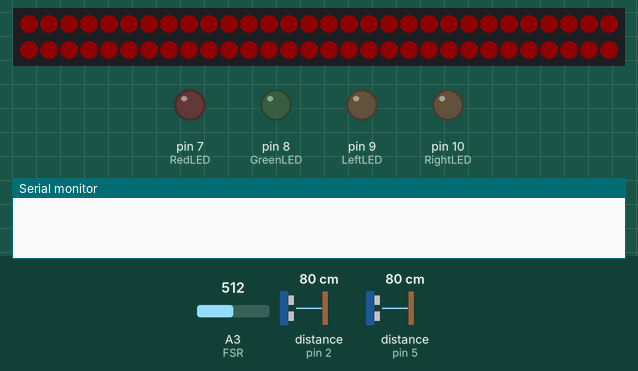
Simulated run of this sketch. Board: Arduino Uno, built with avr-gcc and run on an emulated ATmega328P. Shown: 60 RGB LEDs in strip order, left to right, continuing on the next row, output pins drawn as LEDs (lit = HIGH), the last lines printed to the serial monitor. The test bench sets the inputs (shaded band); at power-on: A3 (FSR) = 512, distance to the obstacle (sensors on pin 2, pin 5) 80 cm. The echo pulse lasts 58.3 µs per cm; dim RGB values are drawn brighter than linear; random numbers use the default seed unless the sketch sets one.

Above: at 0.1 s.
At 30.5 s:
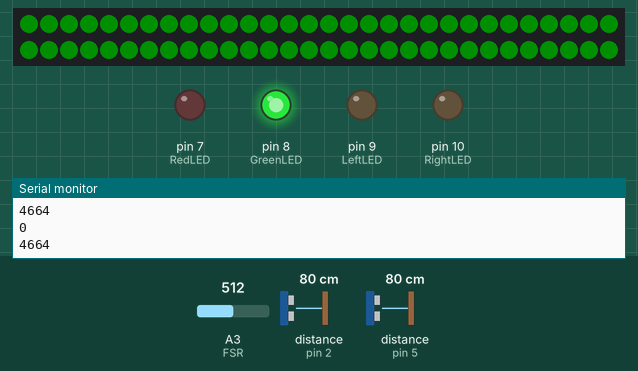
At 63.6 s:
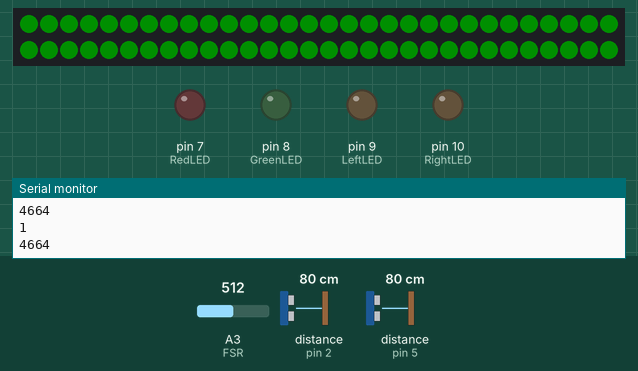
At 126.3 s:
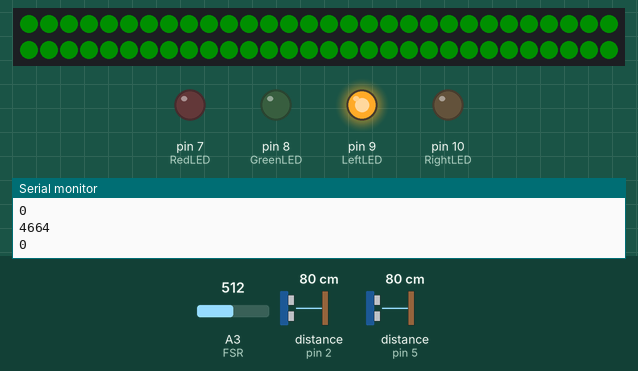
Timing chart, 0 to 130.0 s (numbered marks = the images above):
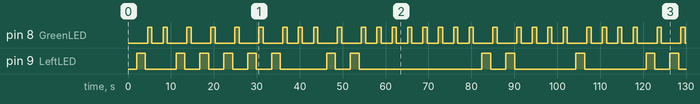

Measured:
- by itself, pin 8 (GreenLED): LOW → HIGH at 4.6 s, → LOW 1.0 s later, → HIGH 2.6 s later, → LOW 1.0 s later, … (58 changes in this stretch)
- by itself, pin 9 (LeftLED): LOW → HIGH at 2.0 s, → LOW 2.0 s later, → HIGH 7.2 s later, → LOW 2.0 s later, … (26 changes in this stretch)
- what the display in image 1 shows lasts 4.6 s, from 26.9 s to 31.5 s
- what the display in image 2 shows lasts 2.5 s, from 63.6 s to 66.1 s

The sketch:

real_midterm_sensor.ino
```cpp
#include <NewPing.h>
#include <Adafruit_NeoPixel.h>
#ifdef __AVR__
  #include <avr/power.h>
#endif

///NEO
#define PIN A0
#define NUM_LEDS 60
#define BRIGHTNESS 15

#define trigPin1 3
#define echoPin1 2
#define trigPin2 4
#define echoPin2 5
#define MaxDistance 200
int RedLED = 7;
int GreenLED = 8;
int LeftLED = 9;
int RightLED = 10;
long x;
int tempCheckTimer;
int y = 0 ;
const int FSR = A3;
int z = 0 ;

///NEO
int leftValue;
int redToGreen;
int divider;
int neoMap;

Adafruit_NeoPixel strip = Adafruit_NeoPixel(NUM_LEDS, PIN, NEO_GRB + NEO_KHZ800);

int gamma[] = {
    0,  0,  0,  0,  0,  0,  0,  0,  0,  0,  0,  0,  0,  0,  0,  0,
    0,  0,  0,  0,  0,  0,  0,  0,  0,  0,  0,  0,  1,  1,  1,  1,
    1,  1,  1,  1,  1,  1,  1,  1,  1,  2,  2,  2,  2,  2,  2,  2,
    2,  3,  3,  3,  3,  3,  3,  3,  4,  4,  4,  4,  4,  5,  5,  5,
    5,  6,  6,  6,  6,  7,  7,  7,  7,  8,  8,  8,  9,  9,  9, 10,
   10, 10, 11, 11, 11, 12, 12, 13, 13, 13, 14, 14, 15, 15, 16, 16,
   17, 17, 18, 18, 19, 19, 20, 20, 21, 21, 22, 22, 23, 24, 24, 25,
   25, 26, 27, 27, 28, 29, 29, 30, 31, 32, 32, 33, 34, 35, 35, 36,
   37, 38, 39, 39, 40, 41, 42, 43, 44, 45, 46, 47, 48, 49, 50, 50,
   51, 52, 54, 55, 56, 57, 58, 59, 60, 61, 62, 63, 64, 66, 67, 68,
   69, 70, 72, 73, 74, 75, 77, 78, 79, 81, 82, 83, 85, 86, 87, 89,
   90, 92, 93, 95, 96, 98, 99,101,102,104,105,107,109,110,112,114,
  115,117,119,120,122,124,126,127,129,131,133,135,137,138,140,142,
  144,146,148,150,152,154,156,158,160,162,164,167,169,171,173,175,
  177,180,182,184,186,189,191,193,196,198,200,203,205,208,210,213,
  215,218,220,223,225,228,231,233,236,239,241,244,247,249,252,255 };


NewPing sonar1(trigPin1, echoPin1, MaxDistance);
NewPing sonar2(trigPin2, echoPin2, MaxDistance);

void echoCheck() { // If ping echo, set distance to array.
  if (sonar1.check_timer()) {
    Serial.println("Yes");}
  if (tempCheckTimer = 0){
    Serial.println("NOO");}
}

void setup() {
  Serial.begin(9600);
  pinMode(RedLED, OUTPUT);
  pinMode(GreenLED, OUTPUT);
  pinMode(LeftLED, OUTPUT);
  pinMode(RightLED, OUTPUT);
  pinMode(FSR,INPUT);
  randomSeed(analogRead(0));

  strip.setBrightness(BRIGHTNESS);
  strip.begin();
  strip.show(); // Initialize all pixels to 'off'

}


int distance1() {
  int dist = sonar1.ping_cm();
  if (dist != 0) {
    return dist;
  }
}

int distance2() {
  int dist = sonar2.ping_cm();
  if (dist != 0) {
    return dist;
  }
}

int compare1(int before) {
  int dist = sonar1.ping_cm();
  int diff = abs(dist - before);
  while (diff < 30) {
    int dist = sonar1.ping_cm();
    diff = abs(dist - before);
    Serial.print(before);
    Serial.print(",");
    Serial.print(dist);
    Serial.print(",");
    Serial.println(diff);
    delay(300);
  }
  return 1;
}

int compare2(int before) {
  int dist = sonar2.ping_cm();
  int diff = abs(dist - before);
  while (diff < 30) {
    int dist = sonar2.ping_cm();
    diff = abs(dist - before);
    Serial.print(before);
    Serial.print(",");
    Serial.print(dist);
    Serial.print(",");
    Serial.println(diff);
    delay(500);
  }
  return 1;
}

void RedLed() {
  digitalWrite(RedLED,HIGH);
  delay(1000);
  digitalWrite(RedLED,LOW);
}

void GreenLed() {
  digitalWrite(GreenLED,HIGH);
  delay(1000);
  digitalWrite(GreenLED,LOW);
}

void LeftLed() {
  digitalWrite(LeftLED,HIGH);
  delay(2000);
  digitalWrite(LeftLED,LOW);
}

void RightLed() {
  digitalWrite(RightLED,HIGH);
  delay(2000);
  digitalWrite(RightLED,LOW);

}

void loop() {

///NEO
  red();
  Erase(1000);
//
  green();
  Erase(1000);
//
//  rightW(255, 33);
//  leftW(255, 33);
//  timer(100, 255);
//  strip.clear();
//  delay(500);
//  rainbowCycle(.1);

///END NEO

  int pressure = analogRead(FSR);
  int dist2 = distance2();
  int dist1 = distance1();
  //Serial.println(dist1);
  x = random()%2;
  Serial.println(x);
//  int pp = sonar1.ping_median(10);
//  Serial.print(pp);

  if (x == 1) {
    Serial.println(sonar1.ping_median(20));
    for (int i = 0; i < 11; i++ ){
     if(sonar1.check_timer()){
      y += 1;
     }
    }
   if (y > 5) {
     Serial.print(y);
     Serial.print(",");
     Serial.println("Left!");
     RedLed();}
    else {GreenLed();}
    y = 0 ;
    z = 0;
  }
  else if (x == 0) {
   LeftLed();
   Serial.println(sonar2.ping_median(20));
   for (int i = 0; i < 11; i++ ){
     if(sonar2.check_timer()){
      y += 1;
     }
    }
   if (y > 0) {
     Serial.print(y);
     Serial.print(",");
     Serial.println("Right!");
     RedLed();}
     else {GreenLed();}
   y = 0 ;
  }
}


//// NEO FUNCTIONS

void timer(uint8_t wait, uint8_t rate){
  strip.clear();
  strip.setBrightness(BRIGHTNESS);
  pulseRG();
  leftValue = 60;
  right(strip.Color(0, 0, 0), rate);
  strip.setBrightness(0);
  delay(wait);
}

// Input a value 0 to 255 to get a color value.
// The colours are a transition r - g - b - back to r.
uint32_t Wheel(byte WheelPos) {
  WheelPos = 255 - WheelPos;
  if(WheelPos < 85) {
    return strip.Color(255 - WheelPos * 3, 0, WheelPos * 3);
  }
  if(WheelPos < 170) {
    WheelPos -= 85;
    return strip.Color(0, WheelPos * 3, 255 - WheelPos * 3);
  }
  WheelPos -= 170;
  return strip.Color(WheelPos * 3, 255 - WheelPos * 3, 0);
}

void pulseRG() {
  for(int j = 0; j < 256 ; j++){
      for(uint16_t i=60; i > 29; i--) {
          strip.setPixelColor(i, Wheel(((i * 256 / strip.numPixels())) & 100));
          int neoMap = map(i, 60, 30, 0, 29);
          strip.setPixelColor(neoMap, Wheel(((i * 256 / strip.numPixels())) & 100));
        }
        strip.show();
      }
}

void right(uint32_t c, uint8_t wait) {
  for(uint16_t r=0; r< 30; r++) {
    if (leftValue > 29){
      strip.setPixelColor(r, c);
      strip.setPixelColor(leftValue, c);
      strip.show();
      leftValue -= 1;
      delay(wait);
  }
}
}

void rainbowCycle(uint8_t wait) {
  uint16_t i, j;

  for(j=0; j<256*5; j++) { // 5 cycles of all colors on wheel
    for(i=0; i< strip.numPixels(); i++) {
      strip.setPixelColor(i, Wheel(((i * 256 / strip.numPixels()) + j) & 255));
    }
    strip.show();
    delay(wait);
  }
}

void greenToRed() {
  uint16_t i, j;
  for(j=0; j<256*5; j++) { // 5 cycles of all colors on wheel
    for(i= 60; i > 30; i--) {
      if (redToGreen < 31){
      strip.setPixelColor(i, Wheel(((i * 256 / strip.numPixels())) & 100));
      strip.setPixelColor(redToGreen, Wheel(((redToGreen * 256/strip.numPixels())) & 100));
      redToGreen -= 1;
      strip.show();
      }
    }
  }
}

void rightW (uint16_t bright, uint16_t rate) {
   for(uint16_t i=60; i > 30; i--) {
          strip.setPixelColor(i, strip.Color(bright, bright, bright, gamma[0]));
        }
        strip.show();
        for(uint16_t r= 30; r < 61; r++) {
            strip.setPixelColor(r, strip.Color(0, 0, 0));
            strip.show();
            delay(rate);
        }
}

void leftW (uint16_t bright, uint16_t rate) {
   for(uint16_t i=0; i < 30; i++) {
          strip.setPixelColor(i, strip.Color(bright, bright, bright, gamma[0]));
        }
        strip.show();
        for(uint16_t r= 30; r >= 0; r--) {
            strip.setPixelColor(r, strip.Color(0, 0, 0));
            strip.show();
            delay(rate);
      }
}

void green () {
   for(uint16_t i= 0; i < 60; i++) {
          strip.setPixelColor(i, strip.Color(0, 255, 0, gamma[100]));
        }
        strip.show();
}

void red () {
   for(uint16_t i= 0; i < 60; i++) {
          strip.setPixelColor(i, strip.Color(255, 0, 0, gamma[100]));
        }
        strip.show();
}

void Erase(uint16_t rate){
  for(uint16_t i= 0; i < 60; i++) {
          strip.setPixelColor(i, strip.Color(0, 0, 0, gamma[0]));
        }
        delay(rate);
}
```
